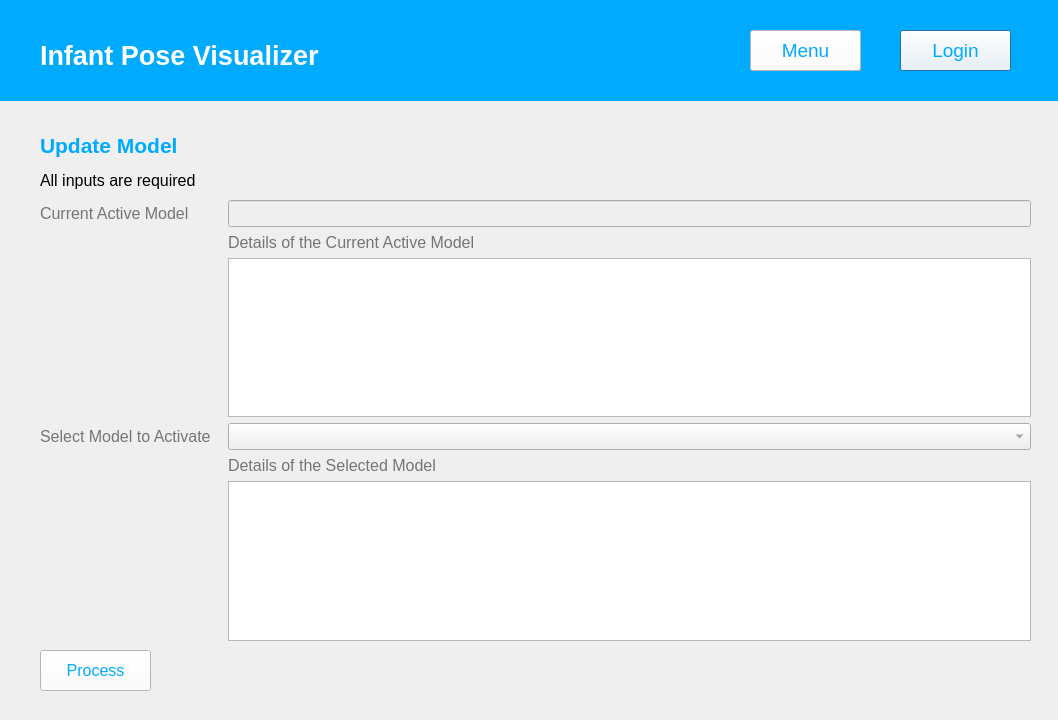
<?xml version="1.0" encoding="UTF-8"?>
<ui version="4.0">
 <class>patientRegistrationPage</class>
 <widget class="QDialog" name="patientRegistrationPage">
  <property name="enabled">
   <bool>true</bool>
  </property>
  <property name="geometry">
   <rect>
    <x>0</x>
    <y>0</y>
    <width>1058</width>
    <height>720</height>
   </rect>
  </property>
  <property name="windowTitle">
   <string>Dialog</string>
  </property>
  <property name="autoFillBackground">
   <bool>false</bool>
  </property>
  <widget class="TopBar" name="topBar" native="true">
   <property name="geometry">
    <rect>
     <x>0</x>
     <y>0</y>
     <width>1061</width>
     <height>101</height>
    </rect>
   </property>
   <property name="autoFillBackground">
    <bool>false</bool>
   </property>
   <property name="styleSheet">
    <string notr="true">background-color : rgb(0, 170, 255)</string>
   </property>
   <widget class="QPushButton" name="loginButton">
    <property name="geometry">
     <rect>
      <x>900</x>
      <y>30</y>
      <width>111</width>
      <height>41</height>
     </rect>
    </property>
    <property name="font">
     <font>
      <pointsize>14</pointsize>
     </font>
    </property>
    <property name="styleSheet">
     <string notr="true">background-color: rgb(255, 255, 255); color: rgb(0, 170, 255)</string>
    </property>
    <property name="text">
     <string>Login</string>
    </property>
   </widget>
   <widget class="QLabel" name="mainLabel">
    <property name="geometry">
     <rect>
      <x>40</x>
      <y>40</y>
      <width>311</width>
      <height>31</height>
     </rect>
    </property>
    <property name="font">
     <font>
      <pointsize>20</pointsize>
      <weight>75</weight>
      <bold>true</bold>
     </font>
    </property>
    <property name="styleSheet">
     <string notr="true">font-weight: bold; color: rgb(255, 255, 255)</string>
    </property>
    <property name="text">
     <string>Infant Pose Visualizer</string>
    </property>
   </widget>
   <widget class="QPushButton" name="menuButton">
    <property name="geometry">
     <rect>
      <x>750</x>
      <y>30</y>
      <width>111</width>
      <height>41</height>
     </rect>
    </property>
    <property name="font">
     <font>
      <pointsize>14</pointsize>
     </font>
    </property>
    <property name="styleSheet">
     <string notr="true">background-color: rgb(255, 255, 255); color: rgb(0, 170, 255)</string>
    </property>
    <property name="text">
     <string>Menu</string>
    </property>
   </widget>
  </widget>
  <widget class="QLabel" name="label">
   <property name="geometry">
    <rect>
     <x>40</x>
     <y>130</y>
     <width>231</width>
     <height>31</height>
    </rect>
   </property>
   <property name="font">
    <font>
     <pointsize>16</pointsize>
     <weight>75</weight>
     <bold>true</bold>
    </font>
   </property>
   <property name="styleSheet">
    <string notr="true">color:rgb(0, 170, 255); font-weight:bold</string>
   </property>
   <property name="text">
    <string>Update Model</string>
   </property>
  </widget>
  <widget class="QPushButton" name="updateButton">
   <property name="geometry">
    <rect>
     <x>40</x>
     <y>650</y>
     <width>111</width>
     <height>41</height>
    </rect>
   </property>
   <property name="font">
    <font>
     <pointsize>12</pointsize>
    </font>
   </property>
   <property name="styleSheet">
    <string notr="true">background-color: rgb(255, 255, 255); color: rgb(0, 170, 255)</string>
   </property>
   <property name="text">
    <string>Process</string>
   </property>
  </widget>
  <widget class="QLabel" name="label_2">
   <property name="geometry">
    <rect>
     <x>40</x>
     <y>170</y>
     <width>201</width>
     <height>21</height>
    </rect>
   </property>
   <property name="font">
    <font>
     <pointsize>12</pointsize>
    </font>
   </property>
   <property name="text">
    <string>All inputs are required</string>
   </property>
  </widget>
  <widget class="QWidget" name="gridLayoutWidget">
   <property name="geometry">
    <rect>
     <x>40</x>
     <y>200</y>
     <width>991</width>
     <height>441</height>
    </rect>
   </property>
   <layout class="QGridLayout" name="gridLayout">
    <property name="horizontalSpacing">
     <number>17</number>
    </property>
    <property name="verticalSpacing">
     <number>6</number>
    </property>
    <item row="3" column="0">
     <widget class="QLabel" name="selectModelLabel">
      <property name="sizePolicy">
       <sizepolicy hsizetype="Fixed" vsizetype="Fixed">
        <horstretch>0</horstretch>
        <verstretch>0</verstretch>
       </sizepolicy>
      </property>
      <property name="minimumSize">
       <size>
        <width>115</width>
        <height>0</height>
       </size>
      </property>
      <property name="font">
       <font>
        <pointsize>12</pointsize>
       </font>
      </property>
      <property name="styleSheet">
       <string notr="true">color:#757575</string>
      </property>
      <property name="text">
       <string>Select Model to Activate</string>
      </property>
     </widget>
    </item>
    <item row="0" column="0">
     <widget class="QLabel" name="activeModelLabel">
      <property name="font">
       <font>
        <pointsize>12</pointsize>
       </font>
      </property>
      <property name="styleSheet">
       <string notr="true">color:#757575</string>
      </property>
      <property name="text">
       <string>Current Active Model</string>
      </property>
     </widget>
    </item>
    <item row="3" column="1">
     <widget class="QComboBox" name="selectModelComboBox">
      <property name="sizePolicy">
       <sizepolicy hsizetype="Expanding" vsizetype="Fixed">
        <horstretch>0</horstretch>
        <verstretch>0</verstretch>
       </sizepolicy>
      </property>
      <property name="font">
       <font>
        <pointsize>12</pointsize>
       </font>
      </property>
      <property name="styleSheet">
       <string notr="true">color:#757575</string>
      </property>
     </widget>
    </item>
    <item row="0" column="1">
     <widget class="QLineEdit" name="activeModelLineEdit">
      <property name="enabled">
       <bool>false</bool>
      </property>
      <property name="sizePolicy">
       <sizepolicy hsizetype="Minimum" vsizetype="Fixed">
        <horstretch>0</horstretch>
        <verstretch>0</verstretch>
       </sizepolicy>
      </property>
      <property name="font">
       <font>
        <pointsize>12</pointsize>
       </font>
      </property>
      <property name="styleSheet">
       <string notr="true">color:#757575</string>
      </property>
     </widget>
    </item>
    <item row="1" column="1">
     <widget class="QLabel" name="activeModelDetailsLabel">
      <property name="sizePolicy">
       <sizepolicy hsizetype="Fixed" vsizetype="Fixed">
        <horstretch>0</horstretch>
        <verstretch>0</verstretch>
       </sizepolicy>
      </property>
      <property name="minimumSize">
       <size>
        <width>115</width>
        <height>0</height>
       </size>
      </property>
      <property name="font">
       <font>
        <pointsize>12</pointsize>
       </font>
      </property>
      <property name="styleSheet">
       <string notr="true">color:#757575</string>
      </property>
      <property name="text">
       <string>Details of the Current Active Model</string>
      </property>
     </widget>
    </item>
    <item row="2" column="1">
     <widget class="QTextEdit" name="activeModelTextEdit"/>
    </item>
    <item row="4" column="1">
     <widget class="QLabel" name="selectModelDetailLabel">
      <property name="sizePolicy">
       <sizepolicy hsizetype="Fixed" vsizetype="Fixed">
        <horstretch>0</horstretch>
        <verstretch>0</verstretch>
       </sizepolicy>
      </property>
      <property name="minimumSize">
       <size>
        <width>115</width>
        <height>0</height>
       </size>
      </property>
      <property name="font">
       <font>
        <pointsize>12</pointsize>
       </font>
      </property>
      <property name="styleSheet">
       <string notr="true">color:#757575</string>
      </property>
      <property name="text">
       <string>Details of the Selected Model</string>
      </property>
     </widget>
    </item>
    <item row="5" column="1">
     <widget class="QTextEdit" name="selectModelTextEdit"/>
    </item>
   </layout>
  </widget>
 </widget>
 <customwidgets>
  <customwidget>
   <class>TopBar</class>
   <extends>QWidget</extends>
   <header>topbar.h</header>
   <container>1</container>
  </customwidget>
 </customwidgets>
 <resources/>
 <connections/>
</ui>
